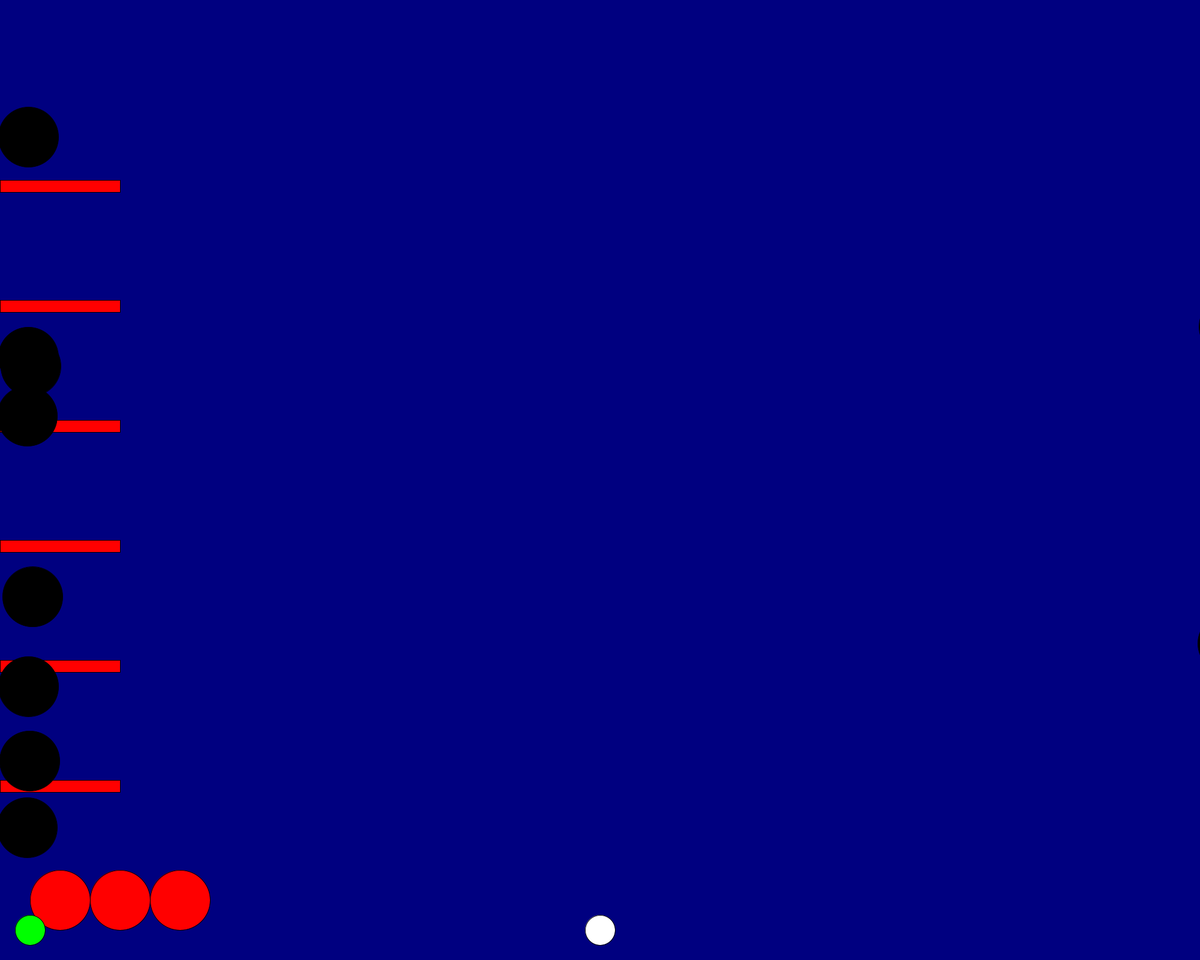
Frame 1 (no input)
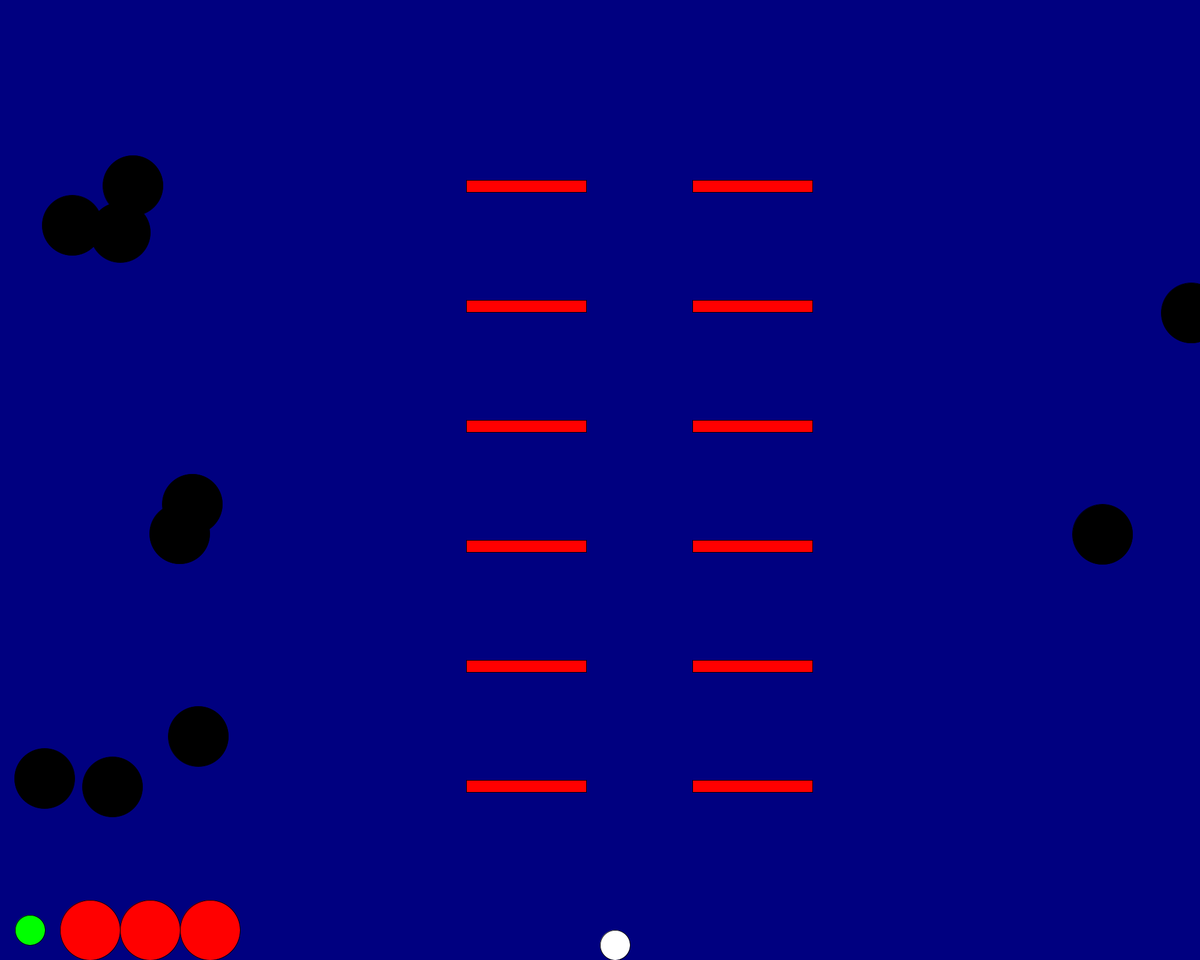
Frame 60 (the mouse pressed at the canvas centre just before this capture)
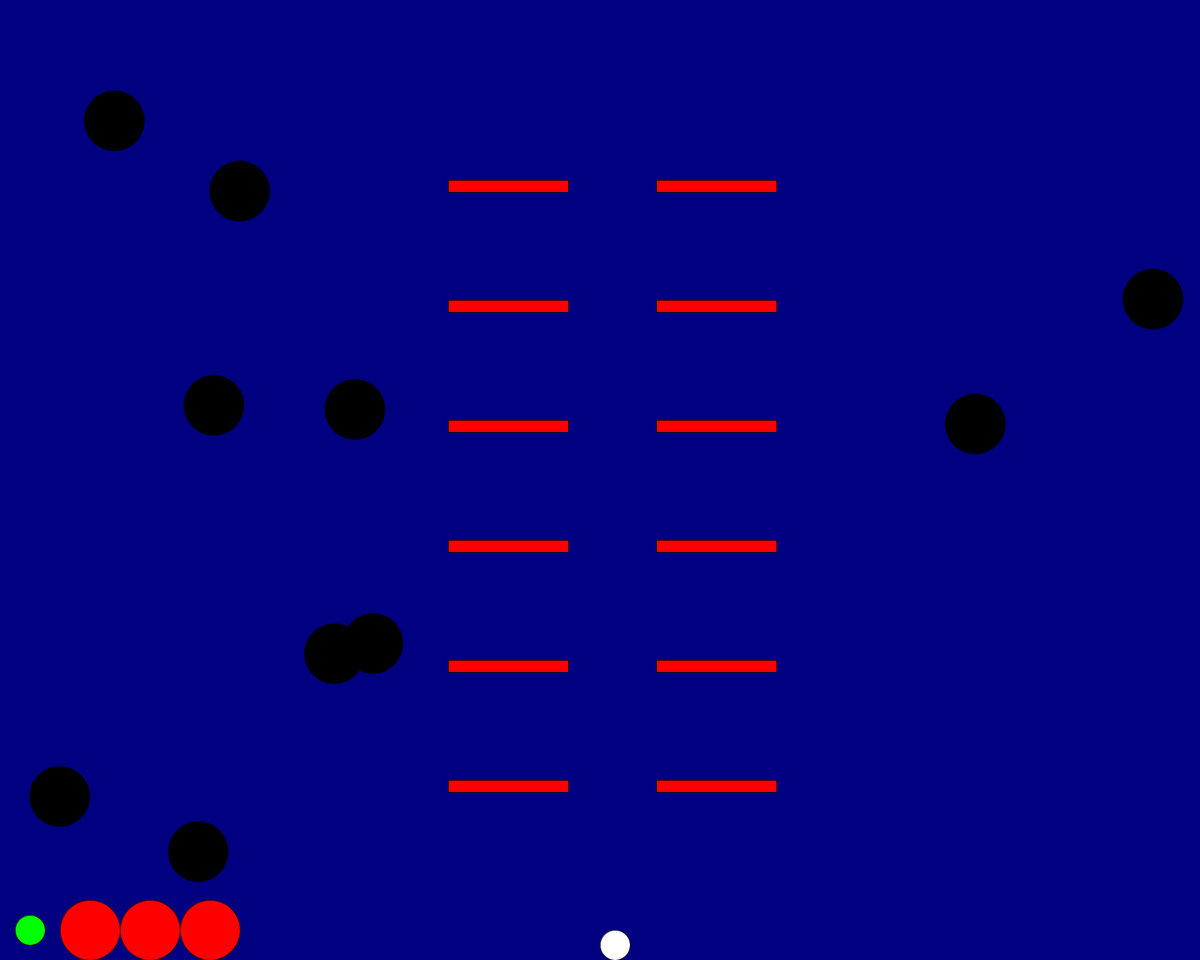
Frame 120 (the mouse held since frame 60 and released just before this capture)

The Processing sketch that drew these frames (run headless with seeded random() and noise(); from frame 60 on, the mouse is pressed at the canvas centre):

// Processing sketch: Final_SaveALife_Game_Prototype
// ── Final_SaveALife_Game_Prototype.pde
Runner runner;
Zombie[] zombies ;
Wall[] walls;
Timer timer;
Button resetButton;


//int m=3;
float x=100;
int e1=100;
int e2=200;
int e3=300;
int eN=0;
int yy=0;
int iteration=0;
int it=0;
int time;
void setup() {
  size(2000, 1600);
  time=millis();
  zombies = new Zombie[10];
  runner = new Runner();
  resetButton = new Button(25, 1525);
  walls = new Wall[1];
  timer=new Timer(500);
  timer.start();

  for (int i=0; i<zombies.length; i++) {
    zombies[i] = new Zombie();
  }
  for (int i=0; i<walls.length; i++) {
    walls[i]=new Wall(600, 100, 1000);
  }
  //for (int i=0; i<lives.length; i++) {
  //lives[i] = new Lives(100);
  // }
}





void draw() {
  iteration++;
  //print(iteration,"  ");
  background(0, 0, 128);
  fill(255, 0, 0);
  ellipse(e1, 1500, 100, 100);
  ellipse(e2, 1500, 100, 100);
  ellipse(e3, 1500, 100, 100);

  //  for (int i=0; i<lives.length; i++) {
  //  lives[i].display(mn);
  // }

  timer.start();
  for (int i=0; i<walls.length; i++) {
    walls[i].display();
    walls[i].move();
    //////  if (iteration>(it+50)) {

    if (runner.hit(walls[i])) {

      // yy++;
      // if (yy==1) {
      runner.reset();



      //runner.move();
      //  yy=0;
      // }
      ///// if (yy==2) {
      /////    it=iteration;
      /////    e2=10000;
      /////   }
      ///// if (yy==3) {
      /////    it=iteration;
      /////    e1=10000;
      /////     }  
      //    mn++;
      //   print(mn, "   ");

      //lives[i].display(mn);
      ///// }
    }
  }
  print(runner.x, "  ");
  runner.display();
  runner.speed();
  runner.move();

  resetButton.display();
  //runner.setLocation(width/2,height-100);

  for (int i=0; i<zombies.length; i++) {
    //TIMERRRRR if (timer.isFinished()){
    zombies[i].move();
    zombies[i].display();
    zombies[i].speed();

    if (iteration>(it+50)) {
      if (zombies[i].hit(runner)) {
        runner.bleed();
        //fill(255,0,0);
        //textSize(100);
        //textAlign(CENTER,CENTER);
        //text("Game Over",width/2,height/2);
        eN++;
        if (eN==1) { 
          it=iteration;
          e3=10000; 
          //eN=1;
        }
        if (eN==2) { 
          e2=10000; 
          it=iteration;
        }
        if (eN==3) { 
          e1=10000; 
          it=iteration;
        }
        if (eN>3) {
          if ( millis() < time + 2000) {
            fill(255, 0, 0);
            textSize(100);
            textAlign(CENTER, CENTER);
            text("Game Over", width/2, height/2);
          }

          // setup();
        }
        /////      runner.reset();
        /////   for (int i=0; i<zombies.length; i++) { 
        ///// zombies[i].reset();}
        //TIMERRRR }
      }


      //runner.reset();
      //setup();
    }
    //TIMERRRR  timer.start();
  }
}



void mousePressed() {
  for (int i=0; i<zombies.length; i++) {
    zombies[i].death(mouseX, mouseY);
  }
  resetButton.click(mouseX, mouseY);
}

// ── Button.pde
class Button {
  float x;
  float y;



  boolean on;
  Button(float tempX, float tempY) {
    x = tempX;
    y = tempY;
    on=false;
  }




  void display() {
    ellipseMode(CORNER);
    stroke(0);

    if (on) {
      fill(255, 0, 0);
      setup();
    } else {
      fill(0, 255, 0);
    }
    ellipse(x, y, 50, 50);
  }





  void click(int mx, int my) {

    if (mx > x && mx < x + 50 && my > y && my < y + 50) {
      on = !on;
    }
  }
}

// ── Runner.pde
class Runner {
  float x=width/2;
  float y=height-50;
  float yspeed;
  float xspeed;

  Runner() {
    yspeed = 8;
    xspeed = 8;
  }








  void display() {
    fill(255);
    ellipse(x, y, 50, 50);
  }



  void move() {
    if ((keyPressed == true)) {
      if (keyCode==RIGHT) {
        x+=xspeed ;
      }
      if (keyCode==LEFT) {
        x-=xspeed;
      }
      if (keyCode==UP) {

        y-=yspeed;
      }
    }
  }




  boolean hit(Wall walls) {
    boolean mm=false;

    //println (walls.x[0], "  ", walls.x[1], "  ", walls.x[2], "  ", walls.x[3], "  ", walls.x[4], "  ", x, "  ");

    for (int i=1; i<7; i++) {
      //float distance = dist(x, y, walls.x[i], walls.y[i]);
      if (y>(walls.y[i]) && y<(walls.y[i]+20)) {
        if (x>(walls.x[i]) && x<(walls.x[i]+200)) {
          //print(distance, "");
          //if (distance<100) {
          mm=true;
          //}
        }
      }
    }
    if (mm==true) {
      return true;
    } else { 
      return false;
    }
  }





  void speed() {
  }




  void bleed() {

    fill(255, 0, 0);
    ellipse(x, y, 100, 100);
  }


  void reset() {
    x=width/2;
    y=height-50;
  }
}

// ── Timer.pde
class Timer {   //with the aid of: (Shiffman-pg:201 && 213)

  int savedTime; 
  int passedTime;
  int totalTime;

  Timer(int tempTotalTime) {
    totalTime=tempTotalTime;
  }


  void start() {
    savedTime=millis();
  }

  boolean isFinished() {
    passedTime=millis()-savedTime;
    if (passedTime>totalTime) {
      return true;
    } else {
      return false;
    }
  }
}

// ── Wall.pde
class Wall {
  float[] x = new float[7];
  float[] y = new float[7];
  float[] a = new float[7];//a is the x position for the second column of walls
  float speed=3;
  float speed2=6;
  Wall(float tempX, float tempY, float tempA) {
    x[0]=tempX;
    y[0]=tempY;
    a[0]=tempA;
  }




  void move() {

    a[0]+=speed2;
    x[0] += speed;
    if (x[0]>900 || a[0]>1500 || x[0]<600 || a[0]<1000) {
      speed*=-1;
      speed2*=-1;
    }
    for (int i=1; i<7; i++) {
      a[i]=a[0];
      x[i]=x[0];
    }
  }




  void display() {
    fill(255, 0, 0);  
    for (int i=1; i<7; i++) {
      y[i]=y[0]+i*200;
      rect(x[i], y[i], 200, 20);
      rect(a[i], y[i], -200, 20);

  
    }
  }
}

// ── Zombie.pde
class Zombie {

  float x;
  float y=random(120, height-200);
  float xspeed;
  float yspeed;




  Zombie() {
    if (random(width)<width/2) {
      x=0;
    } else {
      x=width;
    }
    xspeed = random(-5, 5);
    yspeed =random(-5, 5);
  }





  void move() {
    x += xspeed;
    y += yspeed;
    if (x>width || x<0) {
      xspeed*=-1;
    }
    if (y>height-200 || y<120) {
      yspeed*=-1;
    }
  }





  void display() {

    fill(0);

    ellipse(x, y, 100, 100);
  }


  void speed() {
  }



  boolean hit(Runner runner) {
    float distance = dist(x, y, runner.x, runner.y);
    if (distance<75) {
      return true;
    } else {
      return false;
    }
  }
  void death(int px, int py) {

    float distance2 = dist(x+50, y+50, px, py);


    if (distance2<100) {


      x=200000;
    }
  }
}
